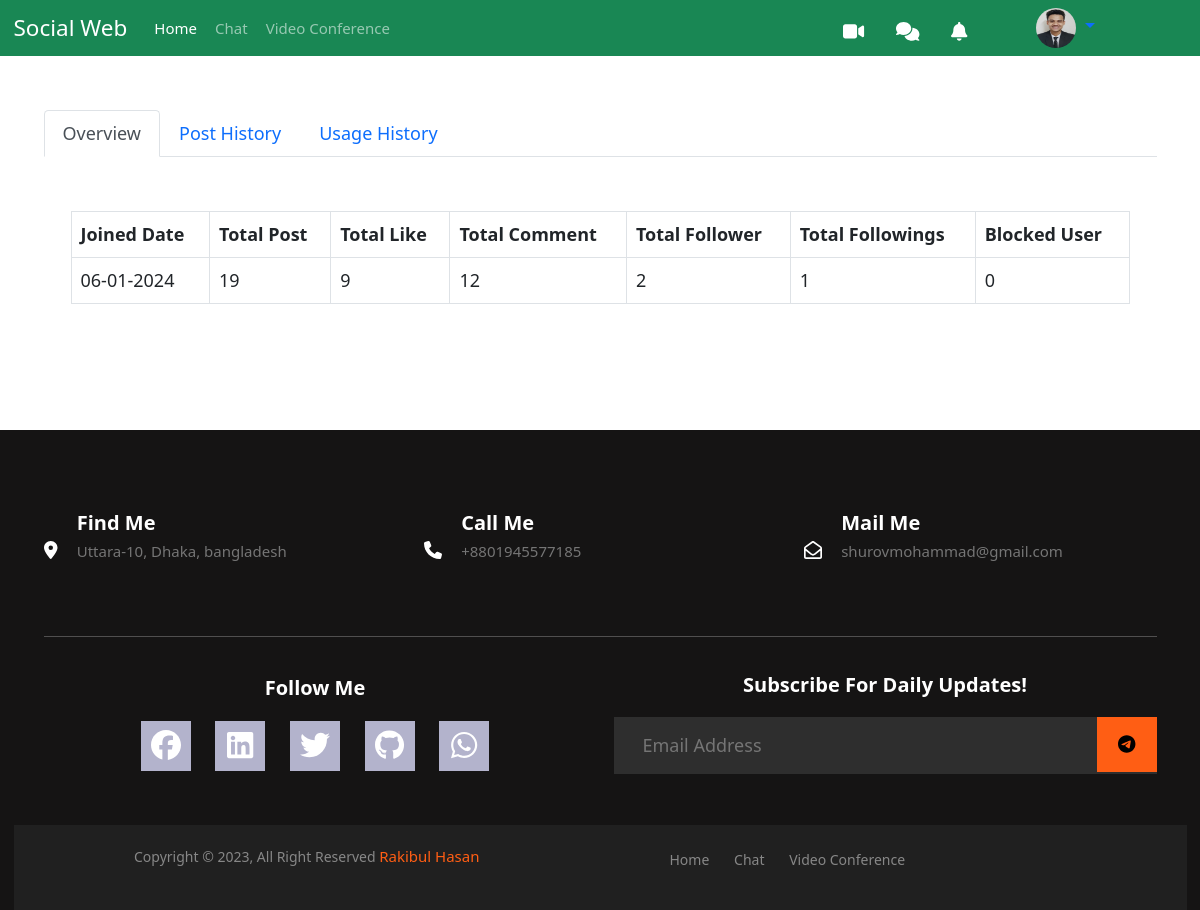
/reports/shurov64/ (signed in), run on an earlier commit of the app's database.
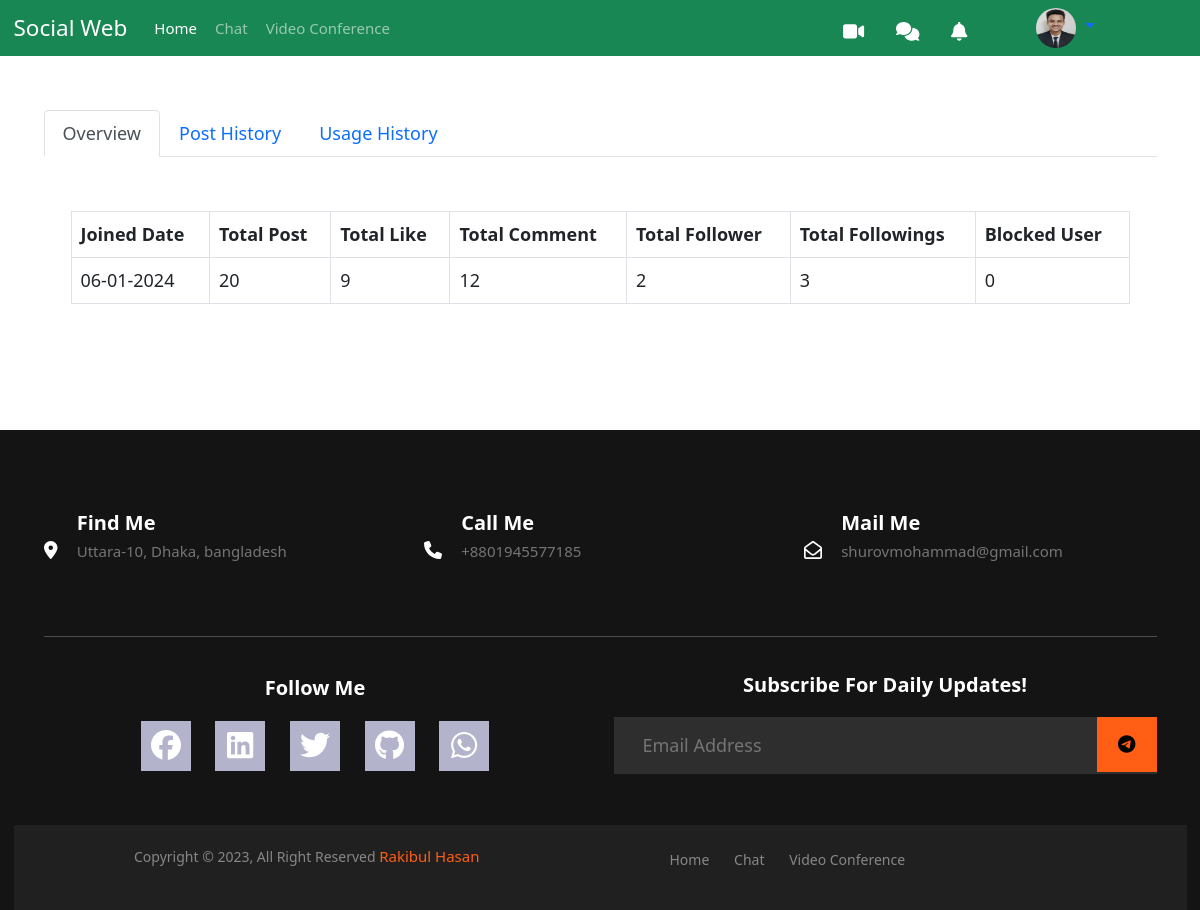
And on a later commit of the database.
### base/models.py (models this page shows, shortened)
class Profile(models.Model):
    user = models.OneToOneField(User, on_delete=models.CASCADE,  null=True, blank=True)
    bio = models.CharField(null=True, blank=True, max_length= 121)
    about = models.TextField(null=True, blank=True)
    profileimg = models.ImageField(upload_to='profile/', default='blank-profile-picture.png', max_length=250)
    location = models.CharField(max_length=100, null=True, blank=True)
    country = models.CharField(max_length=100,  null=True, blank=True)
    facebook =models.URLField(max_length=200, null=True, blank=True)
    twitter =models.URLField(max_length=200, null=True, blank=True)
    linkdin = models.URLField(max_length=200, null=True, blank=True)
    github = models.URLField(max_length=200, null=True, blank=True)
    created_at = models.DateTimeField(auto_now_add=True)
    updated_at = models.DateTimeField(auto_now=True)
    total_post = models.IntegerField(default=0)
    total_follower = models.IntegerField(default=0)
    total_following = models.IntegerField(default=0)
    followers = models.ManyToManyField(User, related_name='followers', blank=True)
    following = models.ManyToManyField(User, related_name='following', blank=True)
    blocklist = models.ManyToManyField(User, related_name='blocklist', blank=True)

### base/views.py (the view)
# urls.py: path('reports/<str:username>/', views.reports, name='reports'),
@login_required(login_url='/login/')
def reports(request, username):
    user = User.objects.get(username = username)
    overview = Profile.objects.get(user = user)
    posts = Post.objects.filter(authorprofile = overview)
    total_comments = 0
    for post in posts:
       total_comments +=  post.total_comment
    likes = Like.objects.filter(post__in =posts)
    total_likes = len(likes)
    log_history = UserLoginHistory.objects.filter(user = user)
    context = {
        'overview': overview,
        'total_likes': total_likes,
        'comment': comment,
        'total_comments': total_comments,
        'posts': posts,
        'log_history': log_history,
    }
    return render(request, 'base/reports.html', context)

### chat/views.py (called while the page is built)
def custom_processor(request):
    if request.user.is_authenticated:
        notification_count = Notification.objects.filter(receiver=request.user, is_read= False).count()
    else:
        notification_count = 0
    return {"notification_count": notification_count}

### base/templates/base/reports.html (shortened to what this page needs)
{% extends 'base/base.html' %}
{% block content %}
<div class="container mt-5">
    <div class="row">
        <div class="col">
            <nav>
                <div class="nav nav-tabs" id="nav-tab" role="tablist">
                  <button class="nav-link active" id="nav-overview-tab" data-bs-toggle="tab" data-bs-target="#nav-overview" type="button" role="tab" aria-controls="nav-home" aria-selected="true">Overview</button>
                  <button class="nav-link" id="nav-post-tab" data-bs-toggle="tab" data-bs-target="#nav-post" type="button" role="tab" aria-controls="nav-profile" aria-selected="false">Post History</button>
                  <button class="nav-link" id="nav-usage-tab" data-bs-toggle="tab" data-bs-target="#nav-usage" type="button" role="tab" aria-controls="nav-contact" aria-selected="false">Usage History</button>
                </div>
            </nav>
        </div>
    </div>
    <div class="row">
        <div class="col">
            <div class="tab-content" id="nav-tabContent">
                <div class="tab-pane fade show active" id="nav-overview" role="tabpanel" aria-labelledby="nav-overview-tab">
                    <div class="container table-responsive py-5">
                        <table class="table table-bordered table-hover">
                        <thead class="thead-dark">
                            <tr>
                            <th scope="col">Joined Date</th>
                            <th scope="col">Total Post</th>
                            <th scope="col">Total Like</th>
                            <th scope="col">Total Comment</th>
                            <th scope="col">Total Follower</th>
                            <th scope="col">Total Followings</th>
                            <th scope="col">Blocked User</th>
                            </tr>
                        </thead>
                        <tbody>
                            <tr>
                            <td>{{ request.user.date_joined|date:"d-m-Y" }}</td>
                            <td>{{ overview.total_post }}</td>
                            <td>{{ total_likes }}</td>
                            <td>{{ total_comments }}</td>
                            <td>{{ overview.followers.count }}</td>
                            <td>{{ overview.following.count }}</td>
                            <td>{{ overview.blocklist.count }}</td>
                            </tr>
                        </tbody>
                        </table>
                    </div>
                </div>
            </div>
        </div>
    </div>
</div>
{% endblock content %}

### base/templates/base/base.html (shortened to what this page needs)
{% load static %}
<!DOCTYPE html>
<html lang="en">
    <head>
        <link rel="stylesheet" href="{% static 'css/footer.css' %}">
        <link rel="stylesheet" href="{% static 'css/index.css' %}">
        <link rel="stylesheet" href="{% static 'css/post.css' %}">
        <link rel="stylesheet" href="{% static 'css/chat.css' %}">
        <link rel="stylesheet" href="{% static 'css/profile.css' %}">
        <link href="//netdna.bootstrapcdn.com/font-awesome/4.1.0/css/font-awesome.min.css" rel="stylesheet">
        <link
            href="https://cdn.jsdelivr.net/npm/bootstrap@5.0.2/dist/css/bootstrap.min.css"
            rel="stylesheet"
>
        <link rel="stylesheet" href="https://cdn.jsdelivr.net/npm/bootstrap-icons@1.11.1/font/bootstrap-icons.css">
    </head>
    <body>
        {% include 'base/nabvar.html' %}
        {% block content %}
        {% endblock content %}
        {% include 'base/footer.html' %}
    </body>
</html>

### base/templates/base/nabvar.html (shortened to what this page needs)
<nav class="navbar navbar-expand-lg navbar-dark bg-success p-0">
    <div class="container-fluid">
      <div class="collapse navbar-collapse" id="navbarTogglerDemo01">
        <a class="navbar-brand" href="#">Social Web</a>
        <ul class="navbar-nav me-auto mb-2 mb-lg-0">
          <li class="nav-item">
            <a class="nav-link active" aria-current="page" href="/index/">Home</a>
          </li>
          <li class="nav-item">
            <a class="nav-link" href="{% url 'chat:chat_index' %}">Chat</a>
          </li>
          <li class="nav-item">
            <a class="nav-link" href="{% url 'video_conference:home' %}">Video Conference</a>
          </li>
        </ul>
        {% if request.user.is_authenticated %}
        <div class="menu mt-1">
          <a href="{% url 'video_conference:home' %}"><i class="fa-solid fa-video fa-lg me-4" style="color: #FFFFFF;"></i></a>
          <a href="{% url 'chat:chat_index' %}"><i class="fa-solid fa-comments fa-lg me-4" style="color: #FFFFFF;"></i></a>
          <div class="col d-inline-block">
            <a style="color: #FFFFFF;" href="{% url 'chat:notification' %}"><i class="fa-solid fa-bell fa-lg" style="color: #FFFFFF;"></i>
            </a>
          </div>
        </div>
        <div class="dropdown d-flex align-items-lg-center mt-0 me-lg-4 me-5 ms-5">
          <a class="btn btn-link dropdown-toggle" style="margin-right: 50px;" type="button" id="dropdownMenuButton2"
          data-bs-toggle="dropdown" aria-expanded="false">
            <img src="{{ user.profile.profileimg.url }}" width="40" height="40" class="rounded-circle">
          </a>
        </div>
        {% endif %}
      </div>
    </div>
  </nav>

### base/templates/base/footer.html
{% load static %}
<div class="container-fluid mt-5" style="background-color: #151414;">
    <footer class="text-center text-lg-start text-white pt-4">
        <div class="container ">
            <div
                class="footer-cta pt-5 pb-5 align-items-center justify-content-center">
                <div class="row">
                    <div class="col-xl-4 col-md-4 mb-30">
                        <div class="single-cta">
                            <i class="fa-solid fa-location-dot"></i>
                            <div class="cta-text">
                                <h4>Find Me</h4>
                                <span>Uttara-10, Dhaka, bangladesh</span>
                            </div>
                        </div>
                    </div>
                    <div class="col-xl-4 col-md-4 mb-30">
                        <div class="single-cta">
                            <i class="fas fa-phone"></i>
                            <div class="cta-text">
                                <h4>Call Me</h4>
                                <span>+8801945577185</span>
                            </div>
                        </div>
                    </div>
                    <div class="col-xl-4 col-md-4 mb-30">
                        <div class="single-cta">
                            <i class="far fa-envelope-open"></i>
                            <div class="cta-text">
                                <h4>Mail Me</h4>
                                <span>shurovmohammad@gmail.com</span>
                            </div>
                        </div>
                    </div>
                </div>
            </div>
            <hr>
            <div class="row d-flex justify-content-center mb-3">
                <div class="col-xl-6 col-lg-6 mb-50 text-center mt-md-3 mb-sm-3">
                    <div class="footer-widget mb-md-3">
                        <div class="footer-social-icon text-center">
                            <div class="follow mb-3">
                                <span class="text-center">Follow Me</span>
                            </div>
                            <div class="hover-effect1 text-center">
                                <a
                                    href="#"
                                    title="Facebook"><i
                                        class="fa-brands fa-facebook"></i></a>
                                <a
                                    href="#"
                                    title="LinkdIn"><i
                                        class="fa-brands fa-linkedin"></i></a>
                                <a
                                    href="#"
                                    title="Twitter"><i
                                        class="fa-brands fa-twitter"></i></a>
                                <a href="#" title="Github"><i
                                        class="fa-brands fa-github"></i></a>
                                <a
                                    href="#"
                                    title="WhatsApp"><i
                                        class="fa-brands fa-whatsapp"></i></a>
                            </div>
                        </div>
                    </div>
                </div>
                <div class="col-xl-6 col-lg-6 col-md-6 mb-50 mt-sm-3">
                    <div class="footer-widget">
                        <div class="footer-widget-heading text-center">
                            <h3>Subscribe For Daily Updates!</h3>
                        </div>
                        <div class="subscribe-form">
                            <form action="#">
                                <input type="text" placeholder="Email Address">
                                <button><i class="fab fa-telegram-plane"></i></button>
                            </form>
                        </div>
                    </div>
                </div>
            </div>
        </div>
        <div class="copyright-area container-fluid">
            <div class="row">
                <div class="col-xl-6 col-lg-6 text-center text-lg-left">
                    <div class="copyright-text">
                        <p>Copyright &copy; 2023, All Right Reserved <a
                                href="#">Rakibul Hasan</a></p>
                    </div>
                </div>
                <div class="col-xl-6 col-lg-6 d-none d-lg-block text-right">
                    <div class="footer-menu">
                        <ul>
                            <li><a href="/index/">Home</a></li>
                            <li><a href="#">Chat</a></li>
                            <li><a href="#">Video Conference</a></li>
                        </ul>
                    </div>
                </div>
            </div>
        </div>
    </footer>
</div>

### static/css/footer.css (style rules this page uses)
ul { margin: 0px; padding: 0px; }
.cta-text { padding-left: 15px; display: inline-block; }
.cta-text h4 { color: #fff; font-size: 20px; font-weight: 600; margin-bottom: 2px; }
.cta-text span { color: #757575; font-size: 15px; }
.hover-effect1 { min-height: 20px; text-align: center; }
.hover-effect1 a { font-size: 30px; text-align: center; color: #fff; margin: 0px 10px; line-height: 50px; display: inline-block !important; width: 50px; height: 50px; background:#B3B3CC; -webkit-transition: all .6s ease; -moz-transition: all .6s ease; -ms-transition: all .6s ease; -o-transition: all .6s ease; transition: all .6s ease; }
.footer-social-icon span { color: #fff; font-size: 20px; font-weight: 600; position: relative; }
.footer-widget-heading h3 { color: #fff; font-size: 20px; font-weight: 600; margin-bottom: 20px; position: relative; }
.subscribe-form { position: relative; overflow: hidden; }
.subscribe-form input { width: 100%; padding: 14px 28px; background: #2E2E2E; border: 1px solid #2E2E2E; color: #fff; }
.subscribe-form button { position: absolute; right: 0; background: #ff5e14; padding: 13px 20px; border: 1px solid #ff5e14; top: 0; }
.copyright-area { background: #202020; padding: 20px 0; margin: 0px; }
.copyright-text p { margin: 0; font-size: 14px; color: #878787; }
.copyright-text p a { color: #ff5e14; }
.footer-menu li { display: inline-block; margin-left: 20px; }
.footer-menu li a { font-size: 14px; color: #878787; }

### static/css/index.css (style rules this page uses)
:root { font-family: poppins,Helvetica, sans-serif; font-size: 18px; overflow-x: hidden; background-color: rgba(236, 236, 243, 0.815); --gray-- : rgb(110, 110, 110); --black--: rgb(31, 31, 31); --blue--: rgb(53, 137, 233); }
li { list-style: none; display: inline; }
a { text-decoration: none !important; }
h3 { color: black; }

### static/css/chat.css (style rules this page uses)
article, aside, details, figcaption, figure, footer, header, hgroup, menu, nav, section { display: block; }
body { line-height: 1.5; }
ol, ul { list-style: none; }
table { border-collapse: collapse; border-spacing: 0; }
body { margin: 0; font-family: 'Open Sans', sans-serif; line-height: 1.5; -webkit-font-smoothing: antialiased; -moz-osx-font-smoothing: grayscale; }
html { min-height: 100%; -webkit-font-smoothing: antialiased; -moz-osx-font-smoothing: grayscale; }
h3 { font-size: 26px; }
h4 { font-size: 22px; }
p { font-size: 15px; }
a { text-decoration: none; font-size: 15px; }
* { margin-bottom: 0; }

### static/css/profile.css (style rules this page uses)
body { margin-top:20px; color: #1a202c; text-align: left; background-color: #e2e8f0; }
.mb-3, .my-3 { margin-bottom: 1rem!important; }

What changed in the data, as far as the page shows it:
changed Profile: total_post "19" → "20"; following.count "1" → "3"
